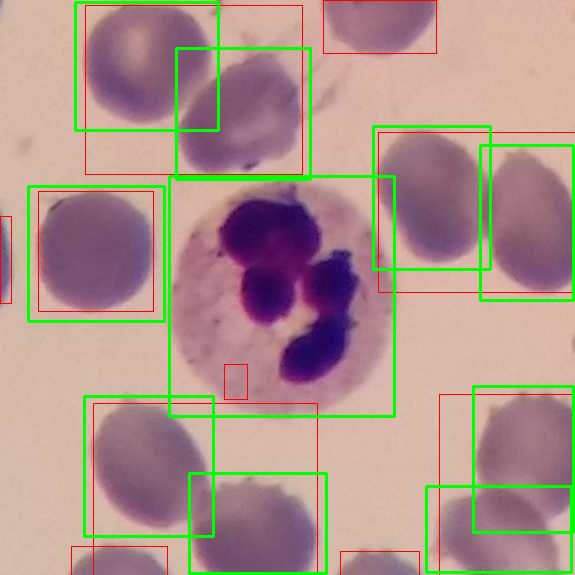
#> input picture python_analysis/detection_examples/00552f60c43350a0bf516cfbc13db058.png, 575 x 575 px
$ python -i predict_image.py   (imports and definitions only)
#> lines starting #> are read from the running program, lines starting #| are printed output that depends on the picture
#> further down, picture is the input picture: shape (575, 575, 3); mean B, G, R 138.8, 148.1, 173.1
from pathlib import Path
import json
import sys

import cv2
import joblib
import numpy as np
import pandas as pd
from ultralytics import YOLO


# =============================================================================
# PATHS
# =============================================================================

SCRIPT_DIR = Path(__file__).resolve().parent

DETECTOR_MODEL = (
    SCRIPT_DIR
    / "runs"
    / "detect"
    / "models"
    / "blood_cell_detector_fast"
    / "weights"
    / "best.pt"
)

CLASSIFIER_MODEL = (
    SCRIPT_DIR
    / "models"
    / "blood_cell_classifier_appearance.joblib"
)


# =============================================================================
# SETTINGS
# =============================================================================

YOLO_CONFIDENCE = 0.05
YOLO_IOU = 0.50

CROP_PADDING = 3
DUPLICATE_IOU = 0.50

MIN_ASPECT_RATIO = 1.80
MAX_SOLIDITY = 0.78
MAX_CIRCULARITY = 0.55
REQUIRED_SCORE = 0.85


# =============================================================================
# FEATURE EXTRACTION
# =============================================================================

def extract_features(image):
    rgb = cv2.cvtColor(
        image,
        cv2.COLOR_BGR2RGB,
    )

    red = rgb[:, :, 0]
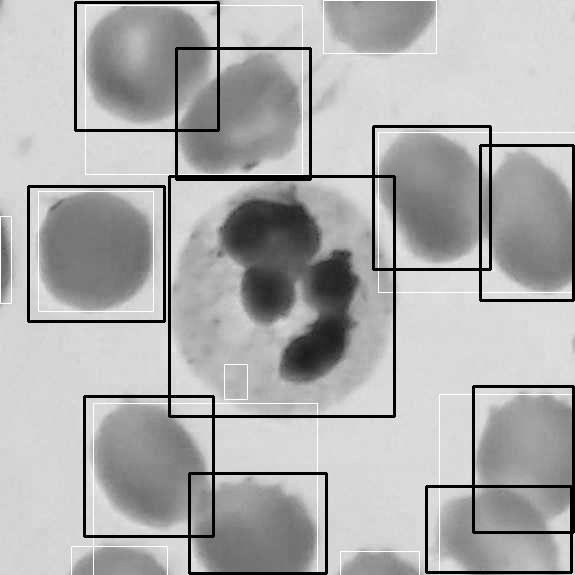
#> red: shape (575, 575); min 0, max 255, mean 173.1
    green = rgb[:, :, 1]
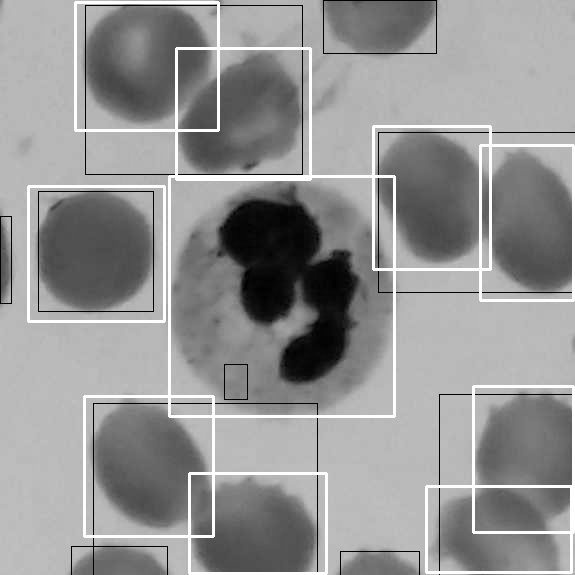
#> green: shape (575, 575); min 0, max 255, mean 148.1
    blue = rgb[:, :, 2]
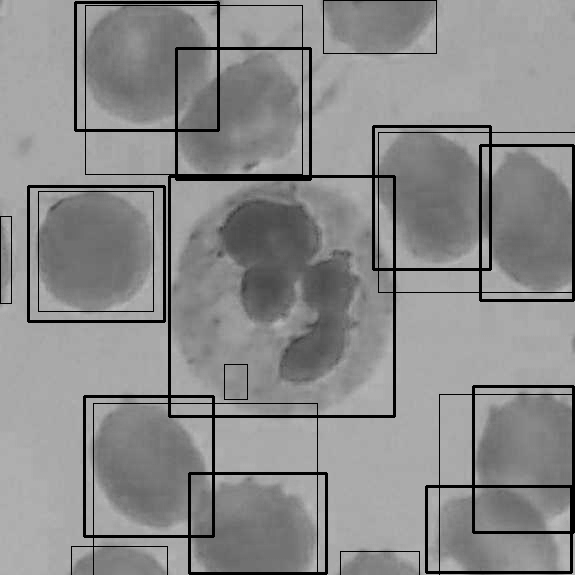
#> blue: shape (575, 575); min 0, max 186, mean 138.8

    gray = cv2.cvtColor(
        image,
        cv2.COLOR_BGR2GRAY,
    )
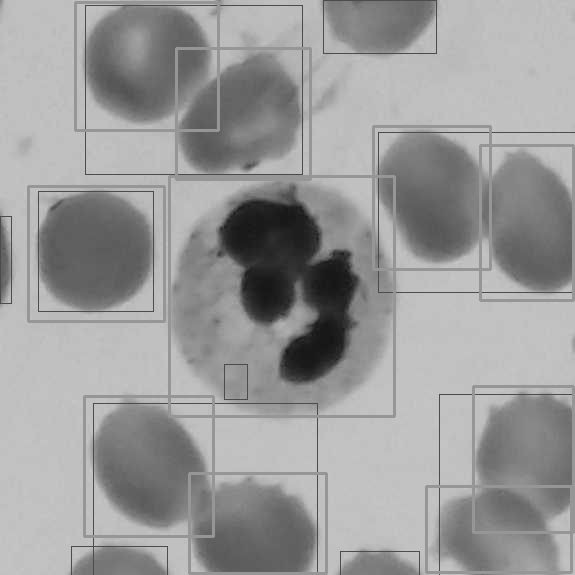
#> gray: shape (575, 575); min 21, max 199, mean 154.5

    features = {
        "red_mean": float(np.mean(red)),
        "red_std": float(np.std(red)),
        "green_mean": float(np.mean(green)),
        "green_std": float(np.std(green)),
        "blue_mean": float(np.mean(blue)),
        "blue_std": float(np.std(blue)),
        "gray_mean": float(np.mean(gray)),
        "gray_std": float(np.std(gray)),
    }
#> features = {'red_mean': 173.1, 'red_std': 57.6, 'green_mean': 148.1, 'green_std': 53.95, 'blue_mean': 138.8, 'blue_std': 42.34, 'gray_mean': 154.5, 'gray_std': 42.5}

    edges = cv2.Canny(
        gray,
        50,
        150,
    )
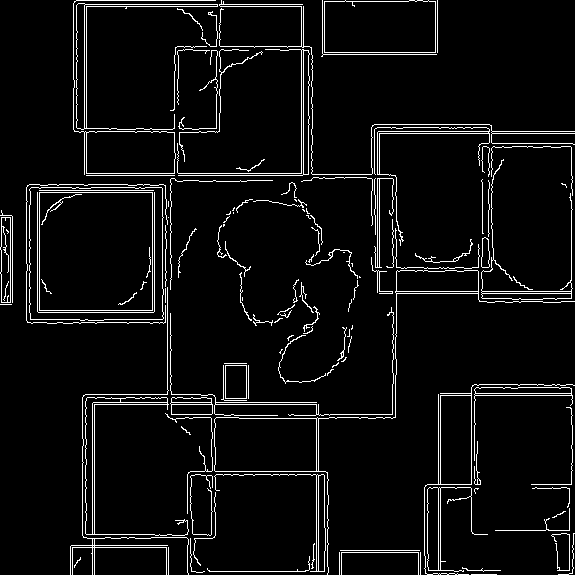
#> edges: shape (575, 575); 5.5% white in thin lines or dots

    features["edge_density"] = (
        float(np.sum(edges > 0))
        / float(gray.size)
    )

    histogram = cv2.calcHist(
        [gray],
        [0],
        None,
        [8],
        [0, 256],
    ).flatten()
#> histogram = [4978, 7942, 11592, 67324, 65821, 79465, 93503, 0]

    histogram_total = np.sum(histogram)
#> histogram_total = 330625

    if histogram_total > 0:
        histogram = histogram / histogram_total
#> histogram = [0.0151, 0.024, 0.0351, 0.204, 0.199, 0.24, 0.283, 0]

    for index, value in enumerate(histogram):
        features[f"gray_hist_{index}"] = float(value)
#> this loop made 8 passes
#> value on passes 1 to 8: 0.0151, 0.024, 0.0351, 0.204, 0.199, 0.24, 0.283, 0
#> after the loop, features = 17 items

    return features


# =============================================================================
# IOU
# =============================================================================

# [771 lines left out: functions calculate_iou, analyse_rbc_morphology, analyse_image, not called in this run]


# =============================================================================
# COMMAND LINE ENTRY POINT
# =============================================================================

# [38 lines not run here, left out]

>>> import cv2
>>> picture = cv2.imread('detection_examples/00552f60c43350a0bf516cfbc13db058.png')
>>> result = extract_features(picture)
#> result = 17 items
